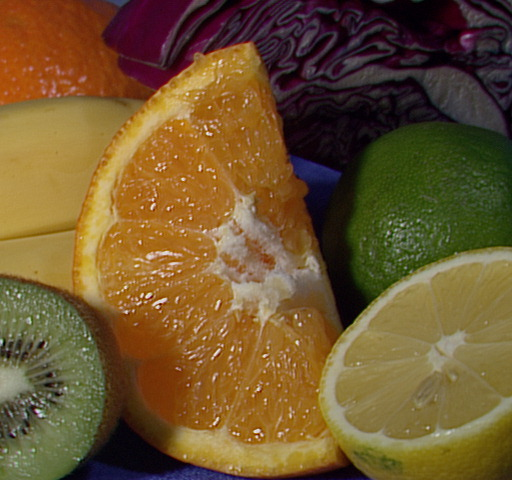
#> input picture image/fruits.jpg, 512 x 480 px, found by its file name
$ python sample04.py
#> lines starting #> are read from the running program, lines starting #| are printed output that depends on the picture
#OpenCVのライブラリを組み込む
import cv2

#画像を読み込む
img = cv2.imread('fruits.jpg')
#> img is the input picture: shape (480, 512, 3); mean B, G, R 46.2, 85.6, 110.8

#四角形を画像に描写する(緑色)
img = cv2.rectangle(img, (0,10), (200,200), (0,255,0), 3)

#円形を画像に描写する(青色塗りつぶり)
img = cv2.circle(img, (300,300), 100, (255,0,0), -1)
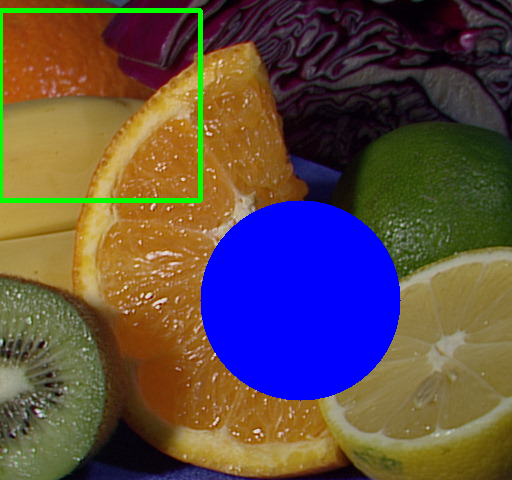
#> img: shape (480, 512, 3); mean B, G, R 71.2, 75.6, 93.2


#画像を表示する
cv2.imshow("Fruits Image", img)

#キーボードを押すと画像の表示終了
cv2.waitKey(0)

#表示した画像ウィンドウを閉じる
cv2.destroyAllWindows()

$ run again, with image/city.jpg copied over image/fruits.jpg
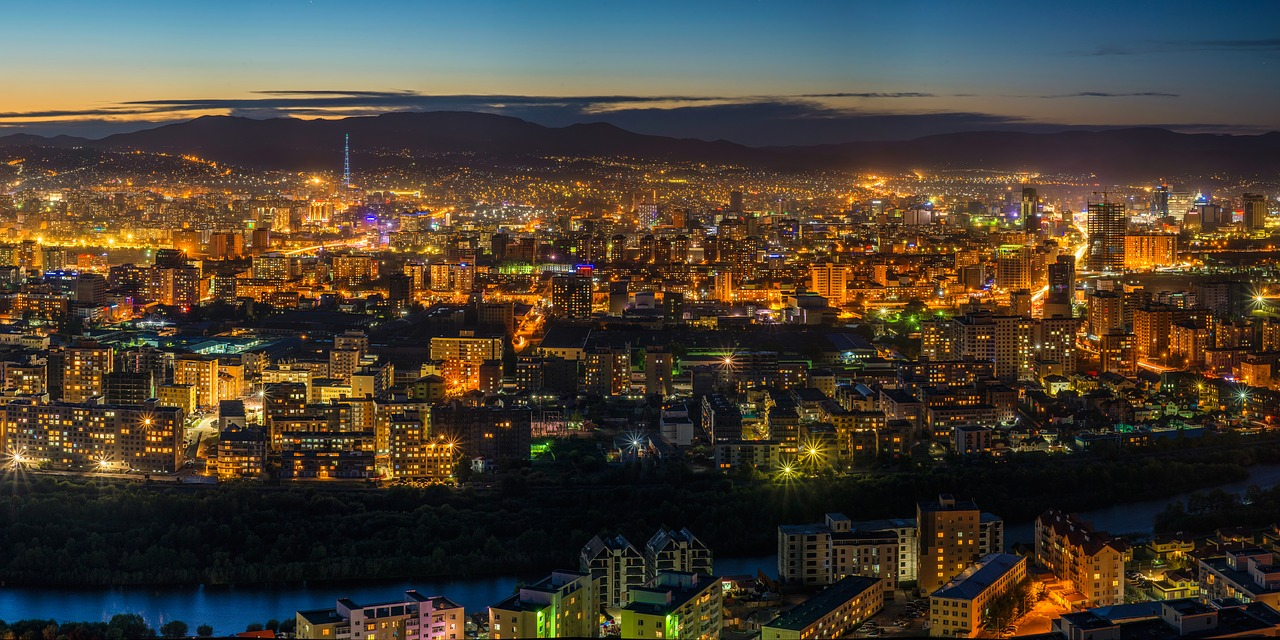
#> input picture image/city.jpg, 1280 x 640 px, found by its file name
#> img is the input picture: shape (640, 1280, 3); mean B, G, R 52, 64.2, 72.9
#> `img = cv2.circle(img, (300,300), 100, (255,0,0), -1)`:
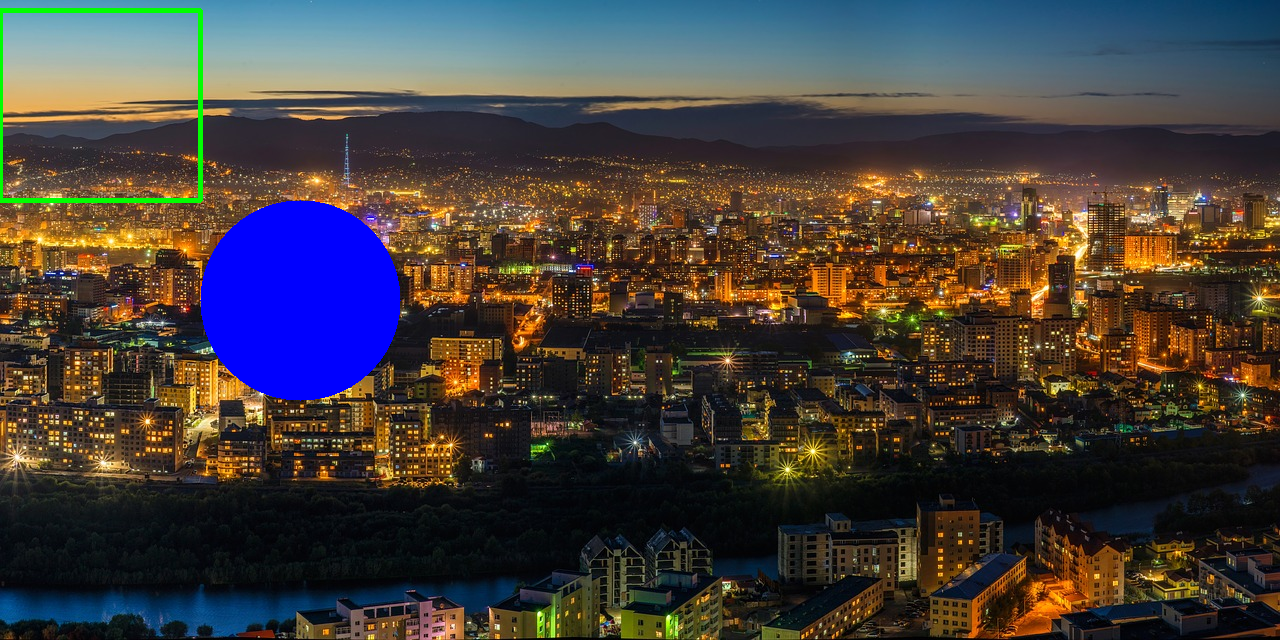
#> img: shape (640, 1280, 3); mean B, G, R 59.8, 62.1, 68.6

$ run again, with image/city2.jpg copied over image/fruits.jpg
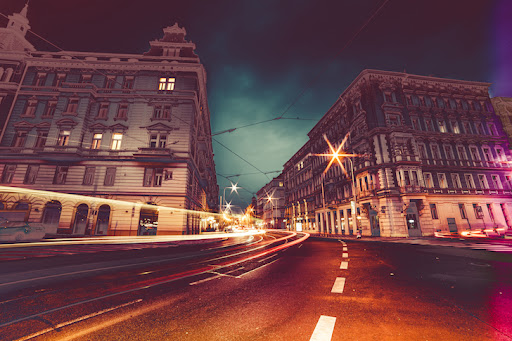
#> input picture image/city2.jpg, 512 x 341 px, found by its file name
#> img is the input picture: shape (341, 512, 3); mean B, G, R 70.1, 66.1, 109.9
#> `img = cv2.circle(img, (300,300), 100, (255,0,0), -1)`:
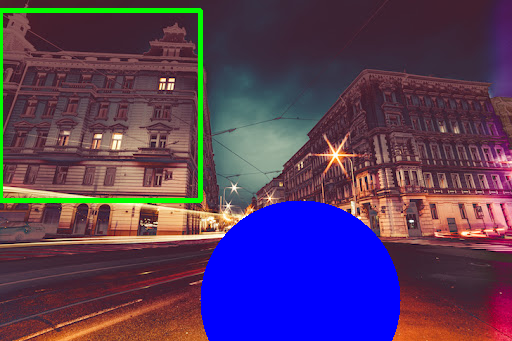
#> img: shape (341, 512, 3); mean B, G, R 94.6, 59.4, 86.1
